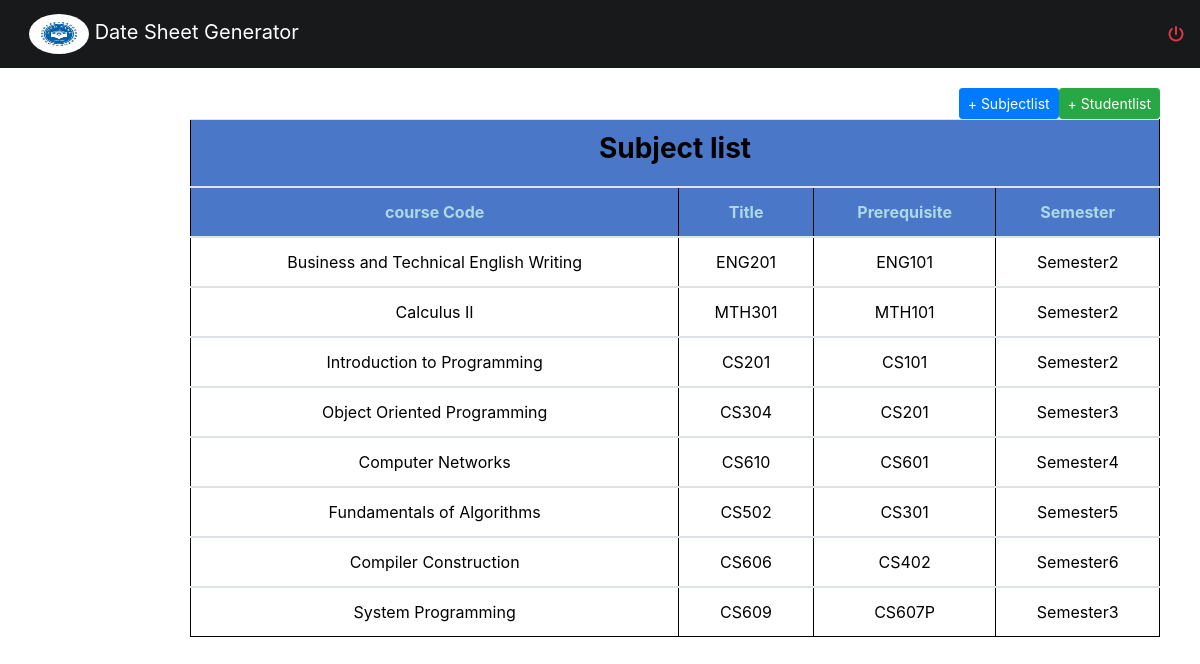
The app's page /admin/viewprerequisit.php with its own data.
### tables this page shows
CREATE TABLE `program` (
  `id` int(11) NOT NULL,
  `course_code` varchar(50) NOT NULL,
  `title` varchar(50) NOT NULL,
  `prerequisit` varchar(50) NOT NULL,
  `semester` varchar(50) NOT NULL,
  `faculty_id` int(11) NOT NULL
);

### admin/viewprerequisit.php (the view, shortened to what this page needs)
<?php
require_once "../header.php";
?>
<body>
<div class="main" >
<div class="container-fluid" >
<div class="container" >
 <div  >
<a href="viewstudentlist.php" class="btn btn-sm btn-success" role="button" style="float:right;margin-top:20px;">+ Studentlist</a>
	<div>
		 <div  >
<a href="viewexamlist.php" class="btn btn-sm btn-primary" role="button" style="float:right;margin-top:20px;">+ Subjectlist</a>
	<div>
           <table class="table" id="table">
                    <thead>
                    <thead>
					      <th colspan="4">
						     <h3>Subject list </h3>
					       </th>
					</thead>
					 <thead>
							<tr>
							<th>course Code</th>
							 <th>Title</th>
							 <th>Prerequisite</th>
							 <th> Semester</th>
							 </tr>
					</thead>
					<tbody>
<?php
             $busSql = "Select * from program where prerequisit!= 'no' ";
             $resultBusSql = mysqli_query($link, $busSql);
    while($row = mysqli_fetch_assoc($resultBusSql)){
	           $course_name= $row['title'];
			   $course_code=$row['course_code'];
			   $semester=$row['semester'];
		       $pre=$row['prerequisit'];
   ?>
                                 <tr>
							       <td><?Php echo $course_name;?></td>
								    <td><?Php echo $course_code;?></td>
							         <td><?Php echo $pre;?></td>
							       <td><?Php echo $semester;?></td>
		                           </tr>
					</tbody>
	<?php
	}
	?>
	</div>
	</div>
	<br>
	<br>
	</div>
</body>
</html>

### style.css (style rules this page uses)
body { margin:0px; padding:0px; color:black; }
.main { margin-left: 150px; padding: 0px 10px; }
#table th { background-color:#4b77c9; color:lightblue; text-align:center; }
#table td { background-color:white; text-align:center; color:black; }
#table { background-color:#334d4d; border-radius: 10px; padding-top: 10px; padding-bottom: 10px; color: lightblue; }
h3 { font-weight: bold; text-align: center; color: black; }
.container { color: lightblue; }
.container table { color: lightblue; }
.table2, th, td { border: 1px solid black; }

### records on screen
program: title "Business and Technical English Writing", course_code "ENG201", prerequisit "ENG101", semester "Semester2"
program: title "Calculus II", course_code "MTH301", prerequisit "MTH101", semester "Semester2"
program: title "Introduction to Programming", course_code "CS201", prerequisit "CS101", semester "Semester2"
program: title "Object Oriented Programming", course_code "CS304", prerequisit "CS201", semester "Semester3"
program: title "Computer Networks", course_code "CS610", prerequisit "CS601", semester "Semester4"
program: title "Fundamentals of Algorithms", course_code "CS502", prerequisit "CS301", semester "Semester5"
program: title "Compiler Construction", course_code "CS606", prerequisit "CS402", semester "Semester6"
program: title "System Programming", course_code "CS609", prerequisit "CS607P", semester "Semester3"
